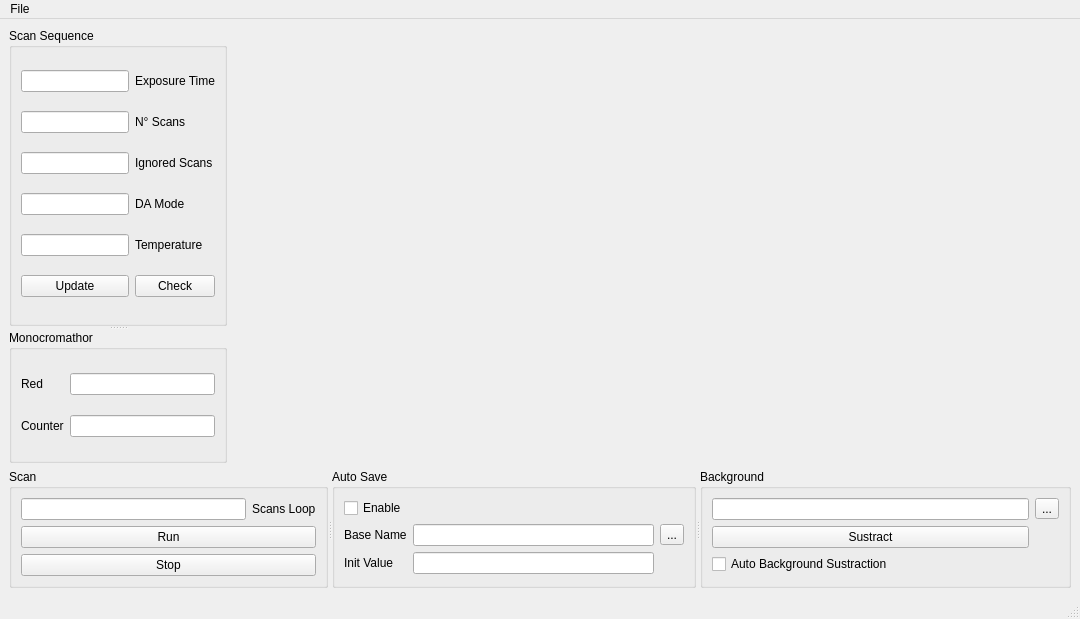
<?xml version="1.0" encoding="UTF-8"?>
<ui version="4.0">
 <class>OMAIII</class>
 <widget class="QMainWindow" name="OMAIII">
  <property name="windowModality">
   <enum>Qt::ApplicationModal</enum>
  </property>
  <property name="geometry">
   <rect>
    <x>0</x>
    <y>0</y>
    <width>1080</width>
    <height>619</height>
   </rect>
  </property>
  <property name="sizePolicy">
   <sizepolicy hsizetype="MinimumExpanding" vsizetype="MinimumExpanding">
    <horstretch>0</horstretch>
    <verstretch>0</verstretch>
   </sizepolicy>
  </property>
  <property name="windowTitle">
   <string>OMAIII - Data Adquisitor</string>
  </property>
  <widget class="QWidget" name="centralwidget">
   <layout class="QGridLayout" name="gridLayout">
    <item row="0" column="0">
     <widget class="QSplitter" name="splitter_2">
      <property name="orientation">
       <enum>Qt::Vertical</enum>
      </property>
      <widget class="QGroupBox" name="ScanSequence">
       <property name="title">
        <string>Scan Sequence</string>
       </property>
       <layout class="QGridLayout" name="gridLayout_3">
        <item row="0" column="0">
         <widget class="QLineEdit" name="le_exposuretime"/>
        </item>
        <item row="0" column="1">
         <widget class="QLabel" name="lbl_exposuretime">
          <property name="text">
           <string>Exposure Time</string>
          </property>
          <property name="buddy">
           <cstring>le_exposuretime</cstring>
          </property>
         </widget>
        </item>
        <item row="1" column="0">
         <widget class="QLineEdit" name="le_scansnumber">
          <property name="enabled">
           <bool>true</bool>
          </property>
         </widget>
        </item>
        <item row="1" column="1">
         <widget class="QLabel" name="lblscannumber">
          <property name="text">
           <string>N° Scans</string>
          </property>
          <property name="buddy">
           <cstring>le_scansnumber</cstring>
          </property>
         </widget>
        </item>
        <item row="2" column="0">
         <widget class="QLineEdit" name="le_ignoredscans"/>
        </item>
        <item row="2" column="1">
         <widget class="QLabel" name="lbl_ignoredscans">
          <property name="text">
           <string>Ignored Scans</string>
          </property>
          <property name="buddy">
           <cstring>le_ignoredscans</cstring>
          </property>
         </widget>
        </item>
        <item row="3" column="0">
         <widget class="QLineEdit" name="le_damode"/>
        </item>
        <item row="3" column="1">
         <widget class="QLabel" name="lbl_damode">
          <property name="text">
           <string>DA Mode</string>
          </property>
          <property name="buddy">
           <cstring>le_damode</cstring>
          </property>
         </widget>
        </item>
        <item row="4" column="0">
         <widget class="QLineEdit" name="le_detectortemp"/>
        </item>
        <item row="4" column="1">
         <widget class="QLabel" name="lbl_detectortemp">
          <property name="text">
           <string>Temperature</string>
          </property>
          <property name="buddy">
           <cstring>le_detectortemp</cstring>
          </property>
         </widget>
        </item>
        <item row="5" column="0">
         <widget class="QPushButton" name="btn_update">
          <property name="text">
           <string>Update</string>
          </property>
         </widget>
        </item>
        <item row="5" column="1">
         <widget class="QPushButton" name="btn_check">
          <property name="text">
           <string>Check</string>
          </property>
         </widget>
        </item>
       </layout>
      </widget>
      <widget class="QGroupBox" name="Monocromathor">
       <property name="title">
        <string>Monocromathor</string>
       </property>
       <layout class="QGridLayout" name="gridLayout_2">
        <item row="0" column="0">
         <widget class="QLabel" name="lbl_red">
          <property name="text">
           <string>Red</string>
          </property>
          <property name="buddy">
           <cstring>le_red</cstring>
          </property>
         </widget>
        </item>
        <item row="0" column="1">
         <widget class="QLineEdit" name="le_red"/>
        </item>
        <item row="1" column="0">
         <widget class="QLabel" name="lbl_counter">
          <property name="text">
           <string>Counter</string>
          </property>
          <property name="buddy">
           <cstring>le_counter</cstring>
          </property>
         </widget>
        </item>
        <item row="1" column="1">
         <widget class="QLineEdit" name="le_counter"/>
        </item>
       </layout>
      </widget>
     </widget>
    </item>
    <item row="0" column="1">
     <widget class="QWidget" name="da_main_plot" native="true">
      <property name="sizePolicy">
       <sizepolicy hsizetype="MinimumExpanding" vsizetype="MinimumExpanding">
        <horstretch>0</horstretch>
        <verstretch>0</verstretch>
       </sizepolicy>
      </property>
      <zorder>splitter</zorder>
     </widget>
    </item>
    <item row="1" column="0" colspan="2">
     <widget class="QSplitter" name="splitter">
      <property name="orientation">
       <enum>Qt::Horizontal</enum>
      </property>
      <property name="opaqueResize">
       <bool>true</bool>
      </property>
      <widget class="QGroupBox" name="Scan">
       <property name="sizePolicy">
        <sizepolicy hsizetype="Fixed" vsizetype="Fixed">
         <horstretch>0</horstretch>
         <verstretch>0</verstretch>
        </sizepolicy>
       </property>
       <property name="title">
        <string>Scan</string>
       </property>
       <layout class="QGridLayout" name="gridLayout_4">
        <item row="0" column="0">
         <widget class="QLineEdit" name="le_scannumbers"/>
        </item>
        <item row="0" column="1">
         <widget class="QLabel" name="lb_scannumbers">
          <property name="text">
           <string>Scans Loop</string>
          </property>
         </widget>
        </item>
        <item row="1" column="0" colspan="2">
         <widget class="QPushButton" name="btn_run">
          <property name="text">
           <string>Run</string>
          </property>
         </widget>
        </item>
        <item row="2" column="0" colspan="2">
         <widget class="QPushButton" name="btn_stop">
          <property name="text">
           <string>Stop</string>
          </property>
         </widget>
        </item>
       </layout>
      </widget>
      <widget class="QGroupBox" name="AutoSave">
       <property name="title">
        <string>Auto Save</string>
       </property>
       <layout class="QGridLayout" name="gridLayout_5">
        <item row="1" column="2">
         <widget class="QToolButton" name="tlb_basename">
          <property name="text">
           <string>...</string>
          </property>
         </widget>
        </item>
        <item row="2" column="1">
         <widget class="QLineEdit" name="le_initvalue"/>
        </item>
        <item row="2" column="0">
         <widget class="QLabel" name="lbl_initvalue">
          <property name="text">
           <string>Init Value</string>
          </property>
          <property name="buddy">
           <cstring>le_initvalue</cstring>
          </property>
         </widget>
        </item>
        <item row="1" column="1">
         <widget class="QLineEdit" name="le_basename"/>
        </item>
        <item row="1" column="0">
         <widget class="QLabel" name="lbl_basename">
          <property name="text">
           <string>Base Name</string>
          </property>
          <property name="buddy">
           <cstring>le_basename</cstring>
          </property>
         </widget>
        </item>
        <item row="0" column="0">
         <widget class="QCheckBox" name="chk_autosave">
          <property name="text">
           <string>Enable</string>
          </property>
         </widget>
        </item>
       </layout>
      </widget>
      <widget class="QGroupBox" name="Background">
       <property name="title">
        <string>Background</string>
       </property>
       <layout class="QGridLayout" name="gridLayout_6">
        <item row="2" column="0">
         <widget class="QCheckBox" name="chk_autobkgsus">
          <property name="text">
           <string>Auto Background Sustraction</string>
          </property>
         </widget>
        </item>
        <item row="1" column="0">
         <widget class="QPushButton" name="btn_sustractbkg">
          <property name="text">
           <string>Sustract</string>
          </property>
         </widget>
        </item>
        <item row="0" column="1">
         <widget class="QToolButton" name="tlb_selectbkg">
          <property name="text">
           <string>...</string>
          </property>
         </widget>
        </item>
        <item row="0" column="0">
         <widget class="QLineEdit" name="le_selectedbkg"/>
        </item>
       </layout>
      </widget>
     </widget>
    </item>
   </layout>
  </widget>
  <widget class="QMenuBar" name="menubar">
   <property name="geometry">
    <rect>
     <x>0</x>
     <y>0</y>
     <width>1080</width>
     <height>21</height>
    </rect>
   </property>
   <widget class="QMenu" name="menuFile">
    <property name="title">
     <string>File</string>
    </property>
    <addaction name="actionSave"/>
    <addaction name="actionQuit"/>
    <addaction name="actionSort"/>
   </widget>
   <addaction name="menuFile"/>
  </widget>
  <widget class="QStatusBar" name="statusbar">
   <property name="sizeGripEnabled">
    <bool>true</bool>
   </property>
  </widget>
  <action name="actionQuit">
   <property name="text">
    <string>Quit</string>
   </property>
  </action>
  <action name="actionSetup">
   <property name="text">
    <string>Setup RS232</string>
   </property>
  </action>
  <action name="actionSave">
   <property name="text">
    <string>Save</string>
   </property>
  </action>
  <action name="actionSort">
   <property name="text">
    <string>Sort...</string>
   </property>
  </action>
  <action name="actionIniciar">
   <property name="text">
    <string>Iniciar</string>
   </property>
  </action>
 </widget>
 <tabstops>
  <tabstop>le_exposuretime</tabstop>
  <tabstop>le_scansnumber</tabstop>
  <tabstop>le_ignoredscans</tabstop>
  <tabstop>le_damode</tabstop>
  <tabstop>le_detectortemp</tabstop>
  <tabstop>btn_update</tabstop>
  <tabstop>btn_run</tabstop>
  <tabstop>btn_stop</tabstop>
 </tabstops>
 <resources/>
 <connections/>
</ui>
